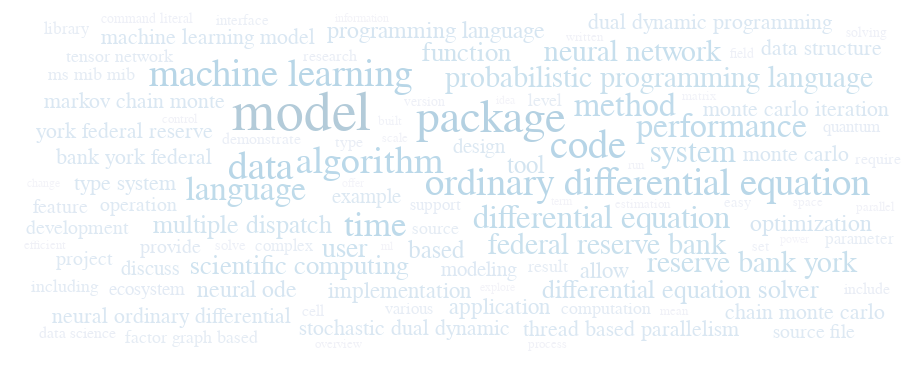

Notebook code for this chart:
### Markdown cell above
## After

Insert JuliaCon Data, blues are nice, angles are not, add a placehoder signal to manipulate in the web app

### Code cell
word_data_json = JSON.json(word_data);

word_cloud_spec = """{
  "width": 900,
  "height": 350,
  "padding": 10,
  "signals": [
    {"name": "hoverID", "value": 0}
  ],

  "data": [
    {
      "name": "table",
      "values": $(word_data_json)
    }
  ],

  "scales": [
    {
      "name": "color",
      "type": "log",
      "domain": {"data": "table", "field": "count"},
      "range": {"scheme": "purpleblue"}
    }
  ],

  "marks": [
    {
      "type": "text",
      "from": {"data": "table"},
      "encode": {
        "enter": {
          "text": {"field": "text"},
          "align": {"value": "center"},
          "baseline": {"value": "alphabetic"},
          "fill": {"scale": "color", "field": "count"}
        },
        "update": {
          "fillOpacity": [
            {"test": "indexof(datum.talks, hoverID) > 0", "value": 1.0},
            {"value": 0.3}
          ]
        },
        "hover": {
          "fillOpacity": {"value": 1.0}
        }
      },
      "transform": [
        {
          "type": "wordcloud",
          "size": [{"signal": "width"}, {"signal": "height"}],
          "text": {"field": "text"},
          "font": "Helvetica Neue, Arial",
          "fontSize": {"field": "datum.count"},
          "fontSizeRange": [12, 56],
          "padding": 2
        }
      ]
    }
  ]
}"""

VegaLite.VGSpec(JSON.parse(word_cloud_spec))

### Figure 1 — Vega specification as saved in the notebook (floating-point values rounded to 4 significant figures; data arrays with more than 128 entries replaced by an {"elided": "..."} marker saying what was removed)
{"data": [{"name": "table", "values": {"elided": "154 records"}}], "height": 350, "marks": [{"encode": {"enter": {"align": {"value": "center"}, "baseline": {"value": "alphabetic"}, "fill": {"field": "count", "scale": "color"}, "text": {"field": "text"}}, "hover": {"fillOpacity": {"value": 1}}, "update": {"fillOpacity": [{"test": "indexof(datum.talks, hoverID) > 0", "value": 1}, {"value": 0.3}]}}, "from": {"data": "table"}, "transform": [{"font": "Helvetica Neue, Arial", "fontSize": {"field": "datum.count"}, "fontSizeRange": [12, 56], "padding": 2, "size": [{"signal": "width"}, {"signal": "height"}], "text": {"field": "text"}, "type": "wordcloud"}], "type": "text"}], "padding": 10, "scales": [{"domain": {"data": "table", "field": "count"}, "name": "color", "range": {"scheme": "purpleblue"}, "type": "log"}], "signals": [{"name": "hoverID", "value": 0}], "width": 900}
